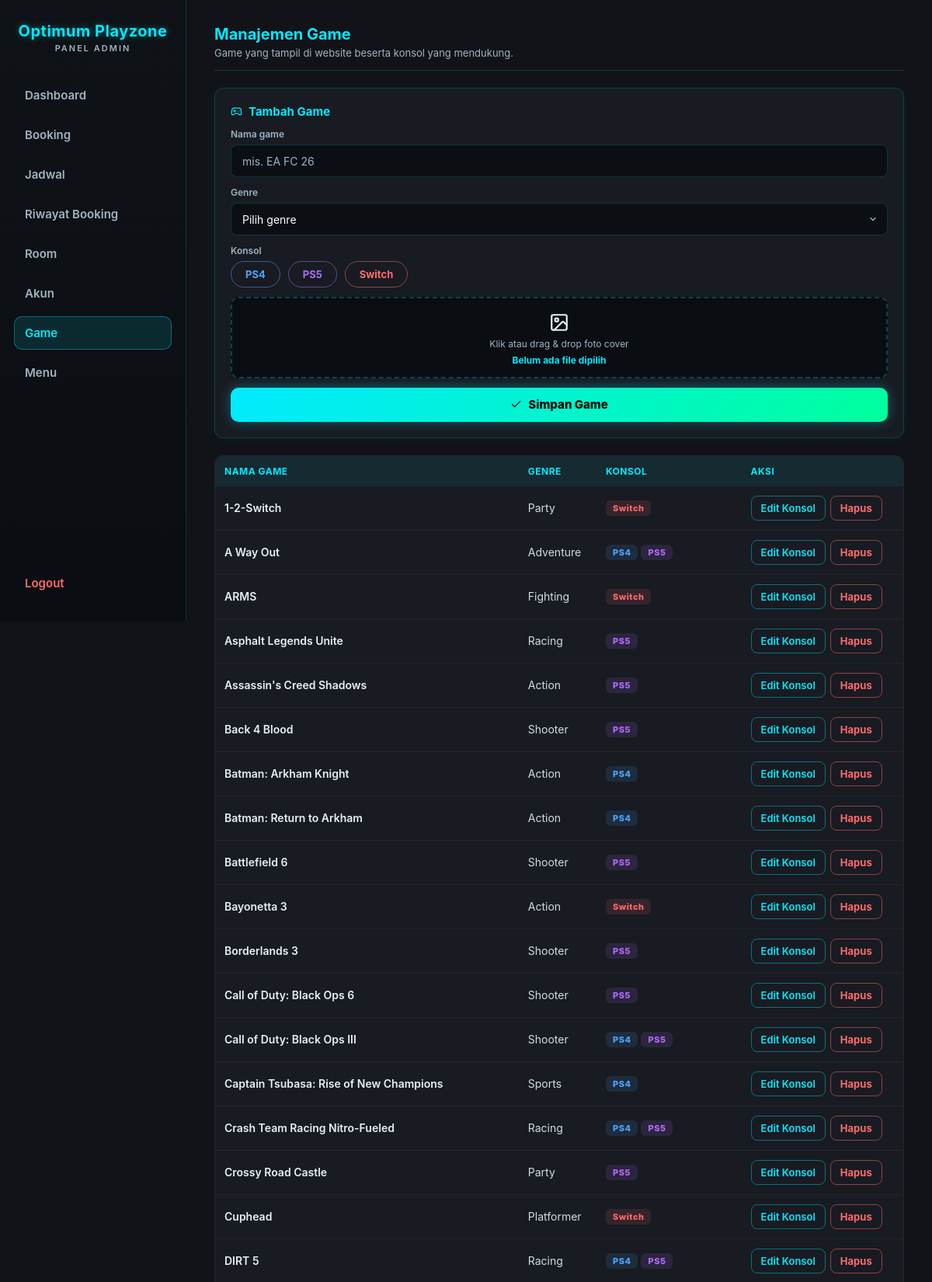
/KITSUNE-ADMIN.php?page=game (signed in, upper part), run on the app's committed database.
### tables this page shows
CREATE TABLE `games` (
  `id` int(11) NOT NULL AUTO_INCREMENT,
  `title` varchar(100) NOT NULL,
  `genre` varchar(50) NOT NULL,
  `image` varchar(255) DEFAULT NULL,
  `is_active` tinyint(1) DEFAULT 1,
  `created_at` timestamp NOT NULL DEFAULT current_timestamp(),
  PRIMARY KEY (`id`)
);

### booking_lib.php (called while the page is built, shortened)
<?php
function pricingJson() {
  return json_encode(['packages' => PRICE_PACKAGES, 'student' => STUDENT_PRICES]);
}

### db.php (called while the page is built, shortened)
<?php
function passwordSig($hash) {
  return substr(hash('sha256', (string) $hash), 0, 16);
}
function isAdminSession($conn) {
  $id = intval($_SESSION['admin_id']);
  $stmt = $conn->prepare("SELECT password FROM users WHERE id = ? AND role = 'admin'");
  $stmt->bind_param("i", $id);
  $stmt->execute();
  $row = $stmt->get_result()->fetch_assoc();
  $ok = $row && (empty($_SESSION['admin_pw_sig']) || hash_equals($_SESSION['admin_pw_sig'], passwordSig($row['password'])));
  return $ok;
}

### KITSUNE-ADMIN.php (the view, shortened to what this page needs)
<?php
require __DIR__ . '/db.php';
require_once __DIR__ . '/booking_lib.php';
require __DIR__ . '/icons.php';
function jsArg($v) {
  return htmlspecialchars(json_encode($v, JSON_HEX_TAG | JSON_HEX_APOS | JSON_HEX_QUOT | JSON_HEX_AMP | JSON_INVALID_UTF8_SUBSTITUTE), ENT_QUOTES);
}
$isAdmin = isAdminSession($conn);
$navItems = ['dashboard' => 'Dashboard', 'booking' => 'Booking', 'jadwal' => 'Jadwal', 'riwayat' => 'Riwayat Booking',
             'room' => 'Room', 'akun' => 'Akun', 'game' => 'Game', 'menu' => 'Menu'];
$page    = $_GET['page'] ?? 'dashboard';
?>
<!DOCTYPE html>
<html>
<head>
  <link rel="stylesheet" href="admin.css?v=<?= filemtime(__DIR__ . '/admin.css') ?>">
</head>
<body data-open-sec="<?= BOOKING_OPEN_SEC ?>" data-close-sec="<?= BOOKING_CLOSE_SEC ?>" data-pricing="<?= htmlspecialchars(pricingJson()) ?>">
<?php if (!$isAdmin): ?>
  <div class="login-box">
    <h2>Optimum Playzone<span class="brand-sub">Login Admin</span></h2>
    <?php if (isset($error)): ?>
      <p class="error"><?= htmlspecialchars($error) ?></p>
    <?php endif; ?>
    <form method="post">
      <input name="username" placeholder="Username" required>
      <input type="password" name="password" placeholder="Password" required>
      <button name="login">Login</button>
    </form>
  </div>
<?php else: ?>
<nav class="sidebar">
  <h2>Optimum Playzone<span class="brand-sub">Panel Admin</span></h2>
  <?php foreach ($navItems as $key => $label): ?>
    <a href="?page=<?= $key ?>" data-nav="<?= $key ?>"<?= $page === $key ? ' class="active"' : '' ?>><?= $label ?>
    </a>
  <?php endforeach; ?>
  <form method="post" class="logout-form">
    <button type="submit" name="logout" value="1">Logout</button>
  </form>
</nav>
<main>
<?php if ($page === 'dashboard'): ?>
  <?php
    releaseNoShows($conn);
    $now        = time();
    $todayStart = strtotime('today', $now);
    $monthStart = strtotime(date('Y-m-01', $now));
    $monthEnd   = strtotime('+1 month', $monthStart);
    $bulanNama  = ['Januari','Februari','Maret','April','Mei','Juni','Juli','Agustus','September','Oktober','November','Desember'];
    $bulanIni   = $bulanNama[intval(date('n', $now)) - 1] . ' ' . date('Y', $now);
    $revenueSince = function ($from) use ($conn) {
      $stmt = $conn->prepare("SELECT COALESCE(SUM(p.amount), 0) AS s FROM booking_payments p JOIN bookings b ON b.id = p.booking_id WHERE b.payment_status <> 'cancelled' AND p.paid_at >= ?");
      $stmt->bind_param("i", $from);
      $stmt->execute();
      $s = intval($stmt->get_result()->fetch_assoc()['s']);
      $stmt->close();
      return $s;
    };
    $revToday = $revenueSince($todayStart);
    $revMonth = $revenueSince($monthStart);
    $tomorrow = $todayStart + 86400;
    $stmt = $conn->prepare("SELECT COUNT(*) AS n FROM bookings WHERE payment_status <> 'cancelled' AND start_time >= ? AND start_time < ?");
    $stmt->bind_param("ii", $todayStart, $tomorrow);
    $stmt->execute();
    $bookToday = intval($stmt->get_result()->fetch_assoc()['n']);
    $stmt->close();
    $monthStartSql = date('Y-m-d 00:00:00', $monthStart);
    $stmt = $conn->prepare("SELECT COALESCE(SUM(quantity * unit_price), 0) AS s FROM menu_orders WHERE status = 'selesai' AND created_at >= ?");
    $stmt->bind_param("s", $monthStartSql);
    $stmt->execute();
    $menuMonth = intval($stmt->get_result()->fetch_assoc()['s']);
    $stmt->close();
    $days = [];
    for ($i = 13; $i >= 0; $i--) {
      $d = strtotime("-$i day", $todayStart);
      $days[date('Y-m-d', $d)] = ['ts' => $d, 'sum' => 0, 'count' => 0];
    }
    $chartFrom = reset($days)['ts'];
    $stmt = $conn->prepare("
      SELECT DATE(FROM_UNIXTIME(p.paid_at)) AS d, SUM(p.amount) AS s, COUNT(*) AS n
      FROM booking_payments p JOIN bookings b ON b.id = p.booking_id
      WHERE b.payment_status <> 'cancelled' AND p.paid_at >= ?
      GROUP BY d
    ");
    $stmt->bind_param("i", $chartFrom);
    $stmt->execute();
    $res = $stmt->get_result();
    while ($row = $res->fetch_assoc()) {
      if (isset($days[$row['d']])) {
        $days[$row['d']]['sum'] = intval($row['s']);
        $days[$row['d']]['count'] = intval($row['n']);
      }
    }
    $stmt->close();
    $maxDay = max(1, max(array_column($days, 'sum')));
    $stmt = $conn->prepare("SELECT payment_status, source, COUNT(*) AS n FROM bookings WHERE start_time >= ? AND start_time < ? GROUP BY payment_status, source");
    $stmt->bind_param("ii", $monthStart, $monthEnd);
    $stmt->execute();
    $byStatus = ['paid' => 0, 'unpaid' => 0, 'cancelled' => 0];
    $bySource = ['online' => 0, 'walkin' => 0];
    $res = $stmt->get_result();
    while ($row = $res->fetch_assoc()) {
      $byStatus[$row['payment_status']] = ($byStatus[$row['payment_status']] ?? 0) + intval($row['n']);
      if ($row['payment_status'] !== 'cancelled') $bySource[$row['source']] += intval($row['n']);
    }
    $stmt->close();
    $totalMonth = max(1, array_sum($byStatus));
    $totalSource = max(1, array_sum($bySource));
    $stmt = $conn->prepare("
      SELECT r.title, r.console_type, r.console_model, COUNT(b.id) AS n, COALESCE(SUM(b.amount_paid), 0) AS s
      FROM bookings b JOIN rooms r ON r.id = b.room_id
      WHERE b.payment_status <> 'cancelled' AND b.start_time >= ? AND b.start_time < ?
      GROUP BY r.id ORDER BY n DESC, s DESC LIMIT 5
    ");
    $stmt->bind_param("ii", $monthStart, $monthEnd);
    $stmt->execute();
    $topRooms = $stmt->get_result()->fetch_all(MYSQLI_ASSOC);
    $stmt->close();
    $maxRoom = max(1, max(array_column($topRooms, 'n') ?: [0]));
    $rp = fn($n) => 'Rp' . number_format($n, 0, ',', '.');
    $hariPendek = ['Min','Sen','Sel','Rab','Kam','Jum','Sab'];
  ?>
  <div class="page-head">
    <div>
      <h2>Dashboard</h2>
      <p class="page-sub">Ringkasan pendapatan dan booking. Pendapatan dihitung dari pembayaran yang sudah diterima kasir.</p>
    </div>
    <span class="clock-chip"><?= icon('clock') ?> <?= date('d', $now) ?> <?= $bulanNama[intval(date('n', $now)) - 1] ?></span>
  </div>
  <div class="stat-row">
    <div class="stat-card stat-kosong"><span class="stat-num"><?= $rp($revToday) ?></span><span class="stat-label">Pendapatan hari ini</span></div>
    <div class="stat-card stat-tunggu"><span class="stat-num"><?= $rp($revMonth) ?></span><span class="stat-label">Pendapatan <?= $bulanIni ?></span></div>
    <div class="stat-card stat-service"><span class="stat-num"><?= $bookToday ?></span><span class="stat-label">Booking jadwal hari ini</span></div>
    <div class="stat-card stat-dipakai"><span class="stat-num"><?= $rp($menuMonth) ?></span><span class="stat-label">Penjualan menu <?= $bulanIni ?></span></div>
  </div>
  <div class="dash-grid">
    <section class="panel-card dash-chart-card">
      <h3 class="panel-title"><?= icon('clipboard') ?> Pendapatan 14 hari terakhir</h3>
      <div class="bar-chart" role="img" aria-label="Grafik batang pendapatan harian 14 hari terakhir">
        <?php foreach ($days as $date => $d): ?>
          <?php
            $h = $d['sum'] > 0 ? max(3, round($d['sum'] / $maxDay * 100)) : 0;
            $label = $hariPendek[intval(date('w', $d['ts']))] . ' ' . date('j', $d['ts']);
            $tip = date('d', $d['ts']) . ' ' . $bulanNama[intval(date('n', $d['ts'])) - 1] . ' · ' . $rp($d['sum']) . ' · ' . $d['count'] . ' pembayaran';
          ?>
          <div class="bar-col<?= $date === date('Y-m-d', $now) ? ' is-today' : '' ?>" data-tip="<?= htmlspecialchars($tip) ?>" tabindex="0">
            <div class="bar-track"><div class="bar" style="height:<?= $h ?>%"></div></div>
            <span class="bar-label"><?= $label ?></span>
          </div>
        <?php endforeach; ?>
      </div>
      <p class="chart-scale">Tertinggi: <?= $rp($maxDay > 1 ? $maxDay : 0) ?> per hari</p>
      <details class="chart-table">
        <summary>Lihat tabel data</summary>
        <div class="table-wrap">
          <table class="users-table">
            <tr><th>Tanggal</th><th>Pembayaran</th><th>Pendapatan</th></tr>
            <?php foreach (array_reverse($days, true) as $d): ?>
              <tr><td><?= date('d', $d['ts']) . ' ' . $bulanNama[intval(date('n', $d['ts'])) - 1] ?></td><td><?= $d['count'] ?></td><td><?= $rp($d['sum']) ?></td></tr>
            <?php endforeach; ?>
          </table>
        </div>
      </details>
    </section>
    <section class="panel-card">
      <h3 class="panel-title"><?= icon('check') ?> Booking <?= $bulanIni ?></h3>
      <?php
        $statusRows = [
          ['Lunas', $byStatus['paid'], 'st-paid'],
          ['Belum bayar', $byStatus['unpaid'], 'st-unpaid'],
          ['Dibatalkan', $byStatus['cancelled'], 'st-cancel'],
        ];
      ?>
      <ul class="hbar-list">
        <?php foreach ($statusRows as [$lbl, $n, $cls]): ?>
          <li class="<?= $cls ?>">
            <div class="hbar-head"><span><?= $lbl ?></span><strong><?= $n ?></strong></div>
            <div class="hbar-track"><div class="hbar" style="width:<?= round($n / $totalMonth * 100) ?>%"></div></div>
          </li>
        <?php endforeach; ?>
      </ul>
      <h4 class="dash-sub">Sumber booking (tidak termasuk batal)</h4>
      <div class="split-bar" role="img" aria-label="Online <?= $bySource['online'] ?>, Offline <?= $bySource['walkin'] ?>">
        <div class="split-online" style="width:<?= round($bySource['online'] / $totalSource * 100) ?>%"></div>
        <div class="split-offline" style="width:<?= round($bySource['walkin'] / $totalSource * 100) ?>%"></div>
      </div>
      <div class="split-legend">
        <span><i class="dot dot-online"></i> Online <strong><?= $bySource['online'] ?></strong></span>
        <span><i class="dot dot-offline"></i> Offline <strong><?= $bySource['walkin'] ?></strong></span>
      </div>
    </section>
    <section class="panel-card">
      <h3 class="panel-title"><?= icon('gamepad') ?> Ruangan terlaris <?= $bulanIni ?></h3>
      <?php if (!$topRooms): ?>
        <p class="queue-empty">Belum ada booking bulan ini.</p>
      <?php else: ?>
        <ol class="rank-list">
          <?php foreach ($topRooms as $i => $r): ?>
            <li>
              <span class="rank-no"><?= $i + 1 ?></span>
              <div class="rank-info">
                <div class="hbar-head">
                  <span><?= htmlspecialchars($r['title']) ?> <span class="console-chip c-<?= strtolower(htmlspecialchars($r['console_type'])) ?>"><?= htmlspecialchars($r['console_model']) ?></span></span>
                  <strong><?= intval($r['n']) ?> booking</strong>
                </div>
                <div class="hbar-track"><div class="hbar" style="width:<?= round(intval($r['n']) / $maxRoom * 100) ?>%"></div></div>
                <span class="cell-sub">Diterima <?= $rp(intval($r['s'])) ?></span>
              </div>
            </li>
          <?php endforeach; ?>
        </ol>
      <?php endif; ?>
    </section>
  </div>
  <div id="chartTip" class="chart-tip" hidden></div>
<?php elseif ($page === 'game'): ?>
<?php
$games = mysqli_query($conn, "
  SELECT g.id, g.title, g.genre,
  GROUP_CONCAT(gc.console_type ORDER BY gc.console_type) AS consoles
  FROM games g
  LEFT JOIN game_consoles gc ON g.id = gc.game_id
  GROUP BY g.id
  ORDER BY g.title
");
?>
<div class="page-head">
  <div>
    <h2>Manajemen Game</h2>
    <p class="page-sub">Game yang tampil di website beserta konsol yang mendukung.</p>
  </div>
</div>
<div class="split">
  <form id="addGameForm" class="panel-card" enctype="multipart/form-data">
    <h3 class="panel-title"><?= icon('gamepad') ?> Tambah Game</h3>
    <label class="field">
      <span>Nama game</span>
      <input name="title" placeholder="mis. EA FC 26" maxlength="100" required>
    </label>
    <label class="field">
      <span>Genre</span>
      <select id="genreSelect" name="genre" required>
        <option value="">Pilih genre</option>
      </select>
    </label>
    <div class="field">
      <span>Konsol</span>
      <div class="checkbox-group">
        <?php foreach (CONSOLE_TYPES as $c): ?>
          <label><input type="checkbox" name="consoles[]" value="<?= $c ?>"> <?= $c === 'SWITCH' ? 'Switch' : $c ?></label>
        <?php endforeach; ?>
      </div>
    </div>
    <label class="file-upload-zone">
      <div class="file-upload-inner">
        <span class="file-upload-icon"><?= icon('image') ?></span>
        <span class="file-upload-label">Klik atau drag & drop foto cover</span>
        <span class="file-upload-name">Belum ada file dipilih</span>
      </div>
    </label>
    <button type="submit" class="btn-primary"><?= icon('check') ?> Simpan Game</button>
  </form>
  <div class="table-wrap">
    <table class="users-table">
      <tr><th>Nama Game</th><th>Genre</th><th>Konsol</th><th>Aksi</th></tr>
      <?php while ($g = mysqli_fetch_assoc($games)): ?>
      <?php $consolesArr = $g['consoles'] ? explode(',', $g['consoles']) : []; ?>
      <tr>
        <td class="cell-main wrap-cell"><?= htmlspecialchars($g['title']) ?></td>
        <td><?= htmlspecialchars($g['genre']) ?></td>
        <td>
          <div class="chip-row">
            <?php foreach ($consolesArr as $c): ?>
              <span class="console-chip c-<?= strtolower(htmlspecialchars($c)) ?>"><?= $c === 'SWITCH' ? 'Switch' : htmlspecialchars($c) ?></span>
            <?php endforeach; ?>
          </div>
        </td>
        <td>
          <div class="row-actions">
            <button class="btn-ghost-sm" onclick="openEditGame(<?= intval($g['id']) ?>, <?= jsArg($g['title']) ?>, <?= jsArg($consolesArr) ?>)">Edit Konsol</button>
            <button class="btn-danger-sm" onclick="deleteGame(<?= intval($g['id']) ?>, <?= jsArg($g['title']) ?>)">Hapus</button>
          </div>
        </td>
      </tr>
      <?php endwhile; ?>
    </table>
  </div>
</div>
<?php endif; ?>
</main>
<?php endif; ?>
</body>
</html>

### data on the page
games: title "1-2-Switch", genre "Party"
games: title "A Way Out", genre "Adventure", c "PS4", c "PS5"
games: title "ARMS", genre "Fighting", shows "Switch"
games: title "Asphalt Legends Unite", genre "Racing", c "PS5"
games: title "Assassin's Creed Shadows", genre "Action", c "PS5"
games: title "Back 4 Blood", genre "Shooter", c "PS5"
games: title "Batman: Arkham Knight", genre "Action", c "PS4"
games: title "Batman: Return to Arkham", genre "Action", c "PS4"
games: title "Battlefield 6", genre "Shooter", c "PS5"
games: title "Bayonetta 3", genre "Action", shows "Switch"
games: title "Borderlands 3", genre "Shooter", c "PS5"
games: title "Call of Duty: Black Ops 6", genre "Shooter", c "PS5"
games: title "Call of Duty: Black Ops III", genre "Shooter", c "PS4", c "PS5"
games: title "Captain Tsubasa: Rise of New Champions", genre "Sports", c "PS4"
games: title "Crash Team Racing Nitro-Fueled", genre "Racing", c "PS4", c "PS5"
games: title "Crossy Road Castle", genre "Party", c "PS5"
games: title "Cuphead", genre "Platformer", shows "Switch"
games: title "DIRT 5", genre "Racing", c "PS4", c "PS5"

### other printed values
$label "Dashboard"
$label "Booking"
$label "Jadwal"
$label "Riwayat Booking"
$label "Room"
$label "Akun"
$label "Game"
$label "Menu"
$c "PS4"
$c "PS5"
